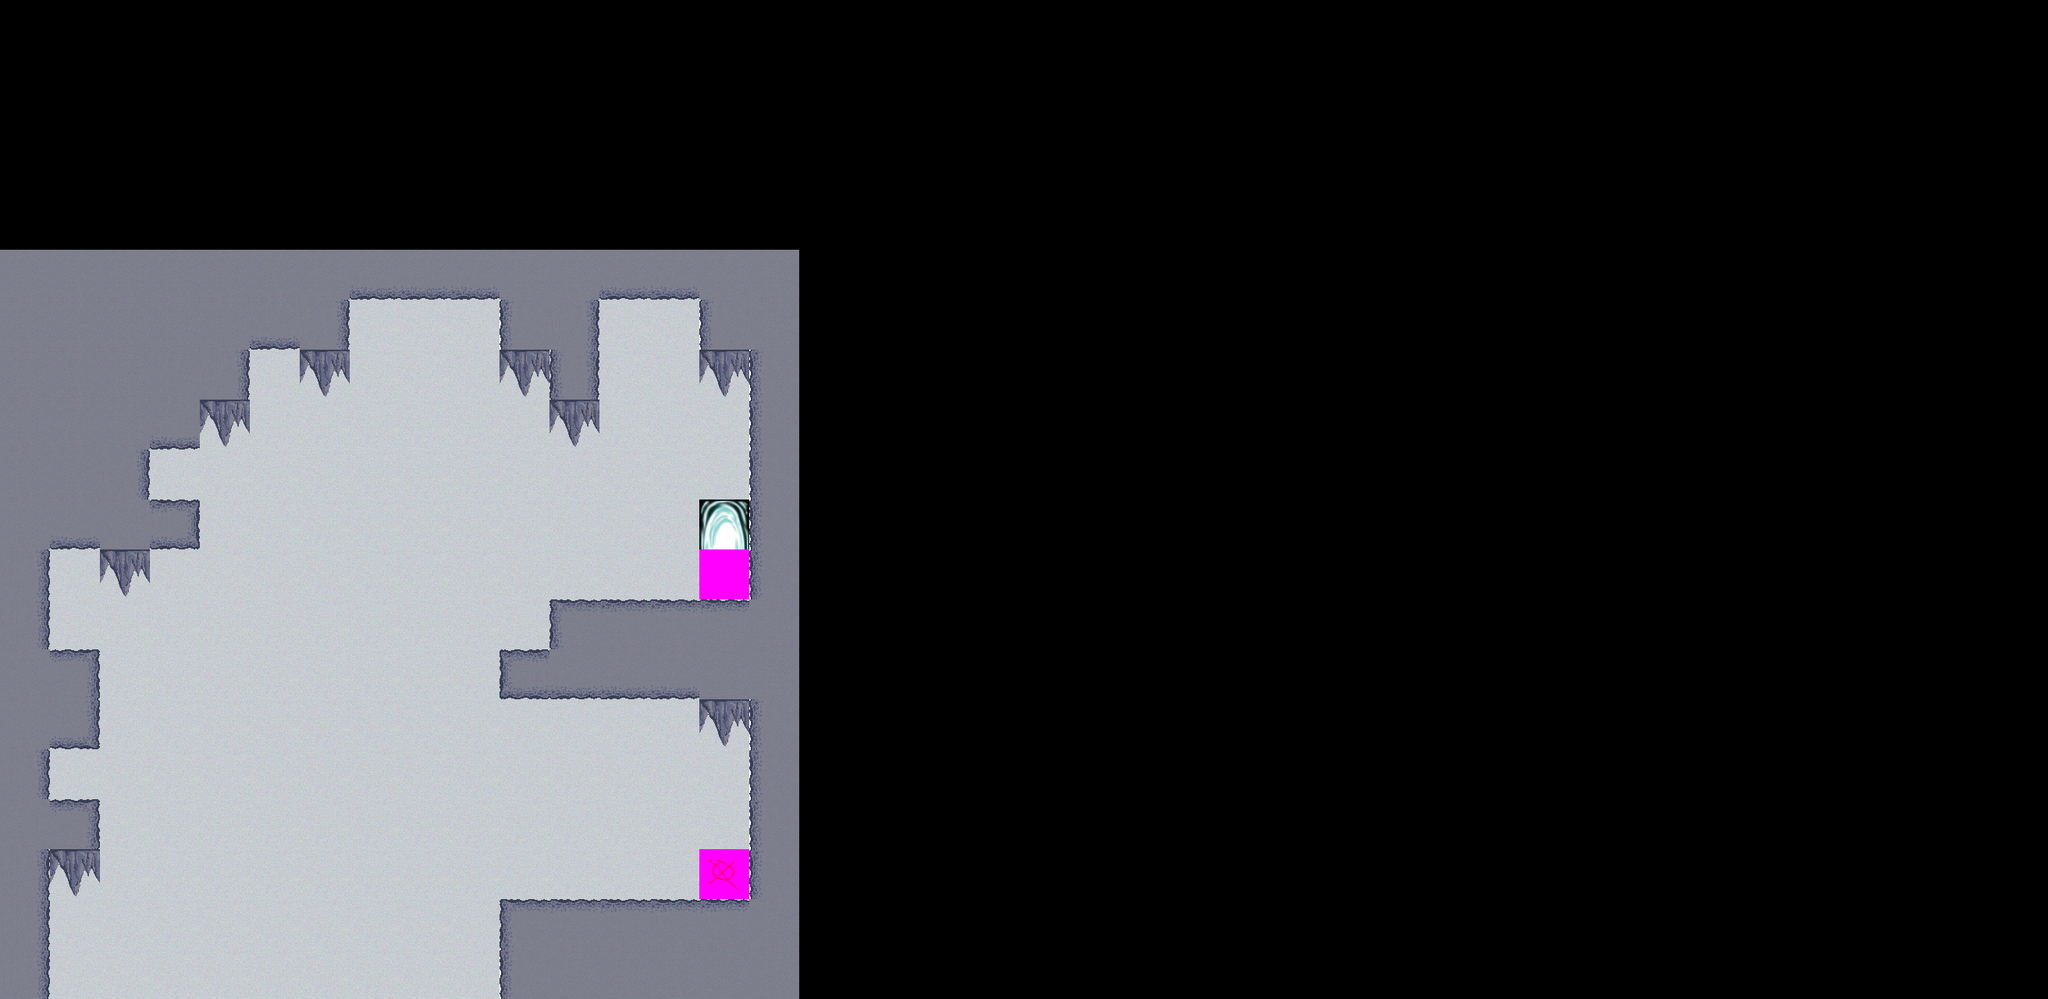

Tiled map render using the project's own tile images. Description and the map definition, with tile-layer contents summarised, below:
An orthogonal 41x20 tile map with 64x64 px tiles, 3 tile layers (bottom, collision, markers), 5 tilesets.

<map version="1.0" orientation="orthogonal" width="41" height="20" tilewidth="64" tileheight="64">
 <tileset firstgid="1" name="markers" tilewidth="64" tileheight="64" spacing="1" margin="1">
  <image source="markers.png" trans="ff00ff" width="456" height="456" />
 </tileset>
 <tileset firstgid="50" name="cave" tilewidth="64" tileheight="64" spacing="2" margin="1">
  <image source="tiles.png" width="512" height="512" />
 </tileset>
 <tileset firstgid="99" name="back" tilewidth="64" tileheight="64">
  <image source="pared.png" width="64" height="64" />
 </tileset>
 <tileset firstgid="100" name="portal" tilewidth="64" tileheight="64">
  <image source="portal01.png" width="64" height="64" />
 </tileset>
 <tileset firstgid="101" name="portal2" tilewidth="64" tileheight="64">
  <image source="portal02.png" width="64" height="64" />
 </tileset>
 <layer name="bottom" width="41" height="20">
  <data>[820 cells, 240 non-empty, 3 distinct tile ids]</data>
 </layer>
 <layer name="collision" width="41" height="20">
  <data>[820 cells, 96 non-empty, 12 distinct tile ids]</data>
 </layer>
 <layer name="markers" width="41" height="20">
  <data>[820 cells, 2 non-empty, 2 distinct tile ids]</data>
 </layer>
</map>